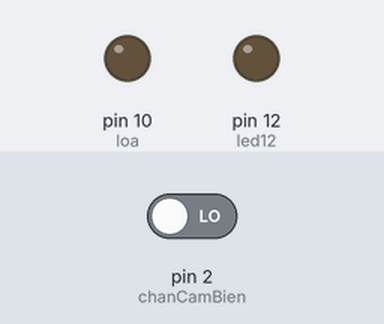
Bench run of a sketch on a simulated Arduino Uno, built with avr-gcc and run on an emulated ATmega328P. Parts: output pins drawn as LEDs (lit = HIGH). Dashed ring = blinking. The inputs (shaded band) are chosen by the test bench; at power-on: pin 2 (chanCamBien) LOW.

Above: at 1.2 s.
1.3 s: pin 2 (chanCamBien) driven HIGH
At 1.45 s:
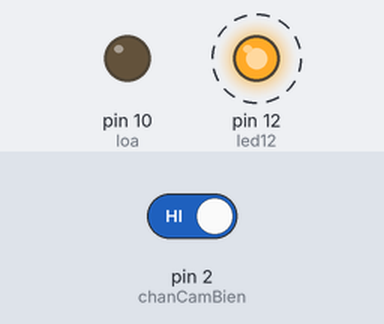
4.3 s: pin 2 (chanCamBien) driven LOW
At 4.45 s:
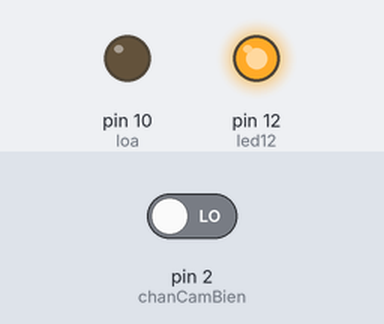
Timing chart, 0 to 7.3 s (numbered marks = the images above; inputs shaded):
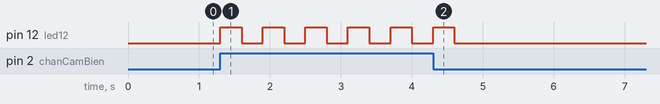

The sketch:

CamBienChuyenDong.ino
```cpp
#define led12 12
#define loa 10
#define chanCamBien 2
int docGiaTri=0;
void setup()
{
  pinMode(led12,OUTPUT);
  pinMode(loa,OUTPUT);
  pinMode(chanCamBien,INPUT);
}
void loaKeu(int Time,int mucLoaKeu)
{
  analogWrite(loa,mucLoaKeu);
  delay(Time);
  analogWrite(loa,0);
}
void ledCanhBao(int lan)
{
  for(int i=0;i<lan;i++)
  {
  digitalWrite(led12,1);
  delay(300);
  digitalWrite(led12,0);
  delay(300);
  }
}
void loop()
{
  docGiaTri=digitalRead(chanCamBien);
  if (docGiaTri==HIGH)
  {
    ledCanhBao(2);

  }
  else
  {
    ledCanhBao(0);

  }
}
```

Measured:
- after the input at 1.3 s, pin 12 (led12): alternates HIGH for 0.30 s and LOW for 0.30 s, starting at once
- after the input at 4.3 s, pin 12 (led12): goes on until 4.6 s, then stays LOW
